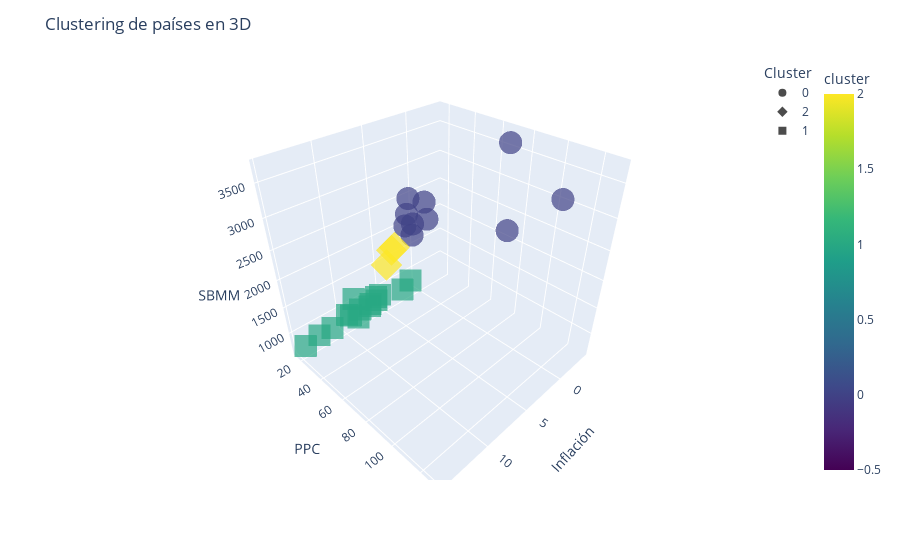

The notebook cell this image was saved under:
### Code cell
#Ahora vamos a crear 3 subgrupos de paises: 
#Los haremos automaticamente con KMeans, podemos predecir los grupos
#por las caracteristicas economicas.
import pandas as pd
import numpy as np
import matplotlib.pyplot as plt
from sklearn.cluster import KMeans
import plotly.express as px

X = df1[['Inflación_Float', 'PPC_INTEGER', 'SBMM_Float']]
kmeans = KMeans(n_clusters=3, random_state=0).fit(X)
df1['cluster'] = kmeans.labels_
fig = px.scatter_3d(df1, x='Inflación_Float', y='PPC_INTEGER', z='SBMM_Float',
              color='cluster',
              opacity=0.7,
              color_continuous_scale='viridis',
              symbol='cluster',
              size_max=18)
fig.update_layout(
    title='Clustering de países en 3D',
    scene = dict(
        xaxis_title='Inflación',
        yaxis_title='PPC',
        zaxis_title='SBMM'
    ),
    legend=dict(
        title='Cluster',
        yanchor="top",
        xanchor="right"
    )
)

fig.show()

### Figure 1 — Plotly figure (JSON) as saved in the notebook; plotly's stock layout.template omitted (floating-point values rounded to 4 significant figures)
{"data": [{"hovertemplate": "cluster=%{marker.color}<br>Inflación_Float=%{x}<br>PPC_INTEGER=%{y}<br>SBMM_Float=%{z}<extra></extra>", "legendgroup": "0", "marker": {"color": [0, 0, 0, 0, 0, 0, 0, 0, 0, 0], "coloraxis": "coloraxis", "opacity": 0.7, "symbol": "circle"}, "mode": "markers", "name": "0", "scene": "scene", "showlegend": true, "type": "scatter3d", "x": [-3.8, 3.4, 3.6, 3.9, 4.5, 5.3, 6.1, 6.1, 6.6, 7.3], "y": [68, 129, 104, 53, 55, 45, 54, 56, 56, 65], "z": [3573, 3713, 3051, 2678, 3007, 2574, 3148, 2604, 2964, 2964]}, {"hovertemplate": "cluster=%{marker.color}<br>Inflación_Float=%{x}<br>PPC_INTEGER=%{y}<br>SBMM_Float=%{z}<extra></extra>", "legendgroup": "2", "marker": {"color": [2, 2, 2], "coloraxis": "coloraxis", "opacity": 0.7, "symbol": "diamond"}, "mode": "markers", "name": "2", "scene": "scene", "showlegend": true, "type": "scatter3d", "x": [6.4, 5.8, 6.2], "y": [41, 39, 34], "z": [2194, 2174, 1822]}, {"hovertemplate": "cluster=%{marker.color}<br>Inflación_Float=%{x}<br>PPC_INTEGER=%{y}<br>SBMM_Float=%{z}<extra></extra>", "legendgroup": "1", "marker": {"color": [1, 1, 1, 1, 1, 1, 1, 1, 1, 1, 1, 1, 1, 1, 1], "coloraxis": "coloraxis", "opacity": 0.7, "symbol": "square"}, "mode": "markers", "name": "1", "scene": "scene", "showlegend": true, "type": "scatter3d", "x": [3.8, 5.3, 5.9, 6.4, 6.9, 8, 8.1, 8.2, 9, 9.5, 10.1, 10.1, 11.7, 12.8, 14.7], "y": [37, 40, 23, 23, 27, 16, 30, 32, 28, 22, 33, 24, 22, 18, 22], "z": [1359, 1354, 1049, 978, 1154, 650, 1123, 1208, 1110, 941, 1503, 1046, 903, 796, 852]}], "layout": {"coloraxis": {"colorbar": {"title": {"text": "cluster"}}, "colorscale": [[0, "#440154"], [0.1111, "#482878"], [0.2222, "#3e4989"], [0.3333, "#31688e"], [0.4444, "#26828e"], [0.5556, "#1f9e89"], [0.6667, "#35b779"], [0.7778, "#6ece58"], [0.8889, "#b5de2b"], [1, "#fde725"]]}, "legend": {"title": {"text": "Cluster"}, "tracegroupgap": 0, "xanchor": "right", "yanchor": "top"}, "margin": {"t": 60}, "scene": {"domain": {"x": [0, 1], "y": [0, 1]}, "xaxis": {"title": {"text": "Inflación"}}, "yaxis": {"title": {"text": "PPC"}}, "zaxis": {"title": {"text": "SBMM"}}}, "title": {"text": "Clustering de países en 3D"}}}
